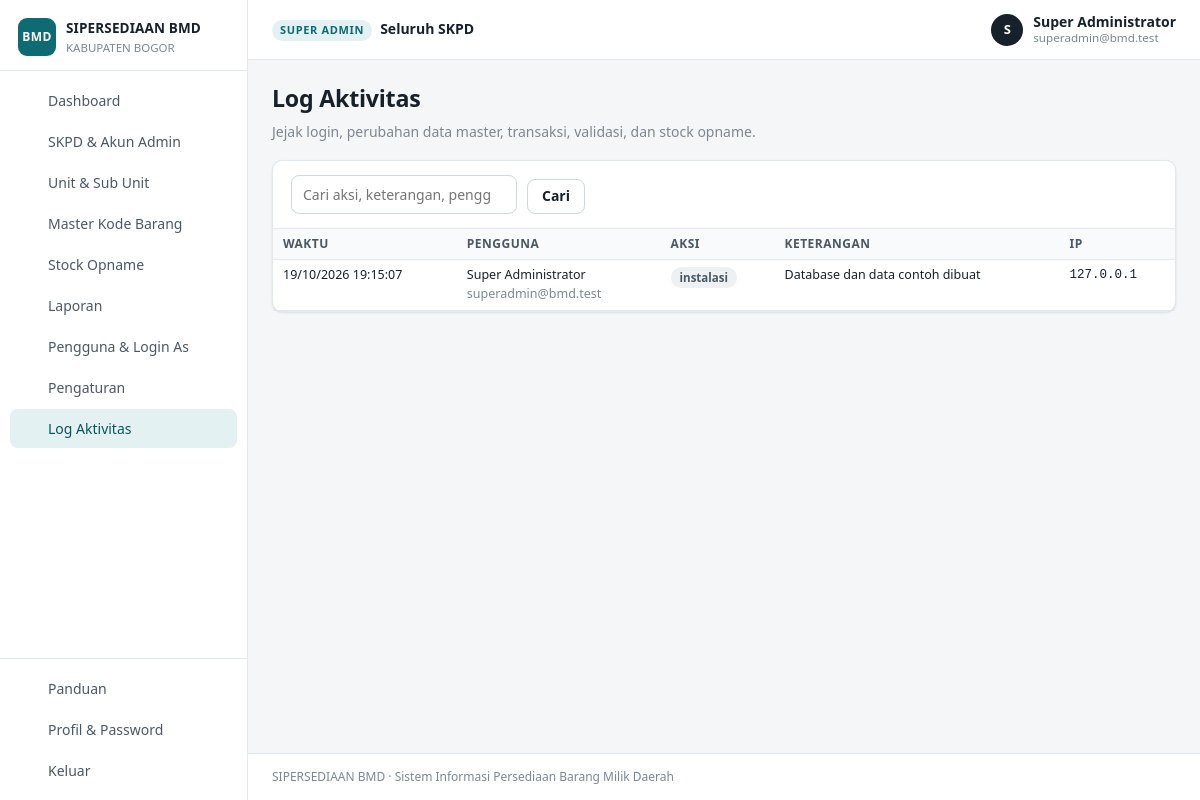
Before: /index.php?page=log (signed in) with the older database file.
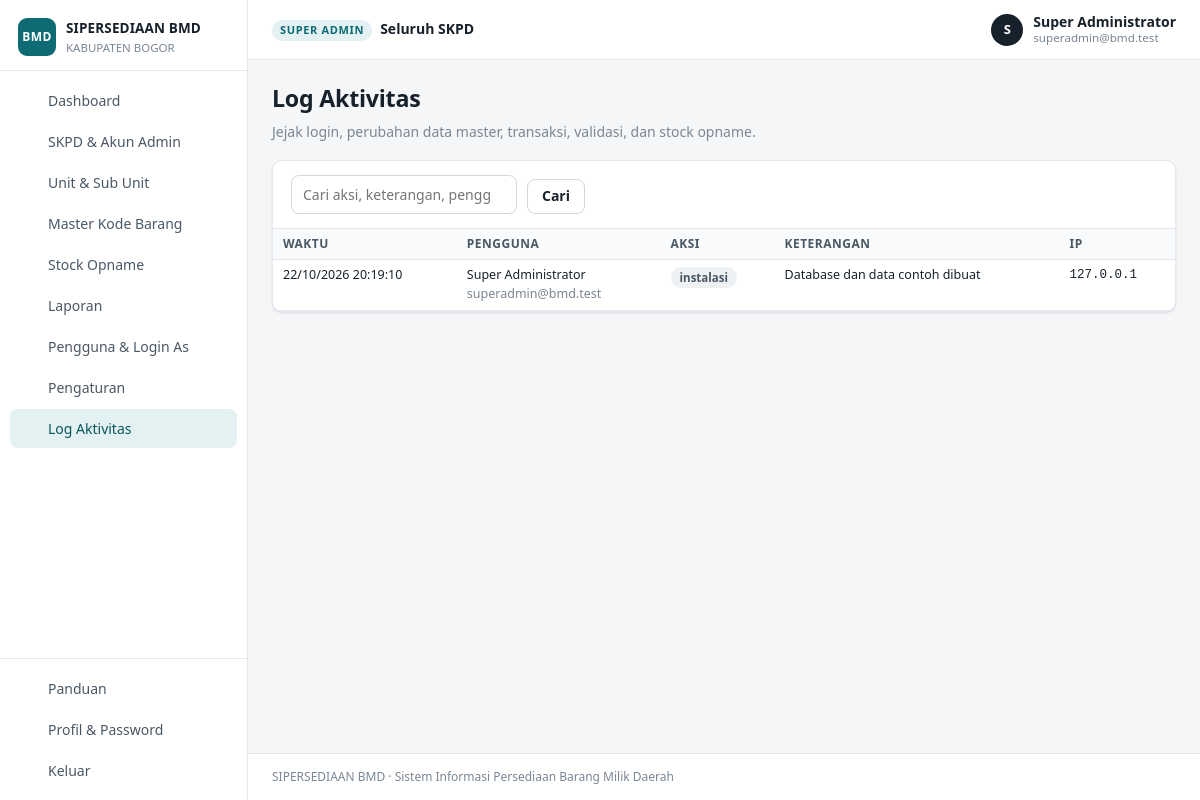
After: the same page with the newer database file.
### tables this page shows
CREATE TABLE log_aktivitas (
  id          INT UNSIGNED NOT NULL AUTO_INCREMENT PRIMARY KEY,
  user_id     INT UNSIGNED NULL,
  aksi        VARCHAR(60)  NOT NULL,
  keterangan  VARCHAR(500) NULL,
  ip          VARCHAR(45)  NULL,
  created_at  DATETIME NOT NULL DEFAULT CURRENT_TIMESTAMP,
  KEY idx_user (user_id)
);

CREATE TABLE users (
  id          INT UNSIGNED NOT NULL AUTO_INCREMENT PRIMARY KEY,
  nama        VARCHAR(150) NOT NULL,
  nip         VARCHAR(30)  NULL,
  email       VARCHAR(150) NULL,
  password    VARCHAR(255) NULL,
  role        ENUM('superadmin','admin_skpd','admin','operator') NOT NULL,
  skpd_id     INT UNSIGNED NULL,
  unit_id     INT UNSIGNED NULL,
  slot        TINYINT UNSIGNED NOT NULL DEFAULT 1,
  is_active   TINYINT(1) NOT NULL DEFAULT 0,
  last_login  DATETIME NULL,
  created_at  DATETIME NOT NULL DEFAULT CURRENT_TIMESTAMP,
  updated_at  DATETIME NULL ON UPDATE CURRENT_TIMESTAMP,
  UNIQUE KEY uk_email (email),
  KEY idx_skpd (skpd_id),
  KEY idx_unit (unit_id),
  CONSTRAINT fk_user_skpd FOREIGN KEY (skpd_id) REFERENCES skpd(id)       ON DELETE CASCADE,
  CONSTRAINT fk_user_unit FOREIGN KEY (unit_id) REFERENCES unit_kerja(id) ON DELETE CASCADE
);

### index.php (called while the page is built, shortened)
<?php
require_login();
$page = isset($_GET['page']) ? preg_replace('/[^a-z_]/', '', $_GET['page']) : 'dashboard';
require __DIR__ . '/pages/' . $page . '.php';

### core/helpers.php (called while the page is built, shortened)
<?php
function e($s)
{
    return htmlspecialchars((string)$s, ENT_QUOTES, 'UTF-8');
}
function url($page = 'dashboard', array $params = [])
{
    $params = array_merge(['page' => $page], $params);
    return 'index.php?' . http_build_query($params);
}
function input($key, $default = null)
{
    return $default;
}
function input_int($key, $default = 0)
{
    $v = input($key, null);
    return ($v === null || $v === '') ? $default : (int)$v;
}
function paginate($total, $perPage = 25)
{
    $page = max(1, input_int('hal', 1));
    $pages = max(1, (int)ceil($total / $perPage));
    $page = min($page, $pages);
    return ['page' => $page, 'pages' => $pages, 'offset' => ($page - 1) * $perPage, 'limit' => $perPage, 'total' => $total];
}

### core/auth.php (called while the page is built, shortened)
<?php
function user()
{
    static $u = false;
    if ($u !== false) return $u;
    $u = null;
    if (!empty($_SESSION['uid'])) {
        $u = row('SELECT u.*, uk.level AS unit_level, uk.nama AS unit_nama, uk.parent_id AS unit_parent_id,
                         COALESCE(s1.nama, s2.nama) AS skpd_nama, COALESCE(u.skpd_id, uk.skpd_id) AS skpd_ref
                  FROM users u
                  LEFT JOIN unit_kerja uk ON uk.id = u.unit_id
                  LEFT JOIN skpd s1 ON s1.id = u.skpd_id
                  LEFT JOIN skpd s2 ON s2.id = uk.skpd_id
                  WHERE u.id = ? AND (u.is_active = 1 OR ?)', [(int)$_SESSION['uid'], impersonator_id() ? 1 : 0]);
        if ($u) {
            $u['id'] = (int)$u['id'];
            $u['unit_id'] = $u['unit_id'] ? (int)$u['unit_id'] : null;
            $u['skpd_id'] = $u['skpd_ref'] ? (int)$u['skpd_ref'] : null;
        } else {
            unset($_SESSION['uid']);
        }
    }
    return $u;
}
function require_login()
{
    if (!user()) {
        if (is_ajax()) json_out(['ok' => false, 'msg' => 'Sesi berakhir, silakan login kembali.'], 401);
        redirect('login.php');
    }
}
function has_role(...$roles)
{
    $u = user();
    return $u && in_array($u['role'], $roles, true);
}
function impersonator_id()
{
    return (int)($_SESSION['impersonator'] ?? 0);
}

### core/db.php (called while the page is built, shortened)
<?php
function db()
{
    static $conn = null;
    if ($conn === null) {
        try {
            $conn = new mysqli(DB_HOST, DB_USER, DB_PASS, DB_NAME, (int)DB_PORT);
            $conn->set_charset('utf8mb4');
            $conn->query("SET time_zone = '+07:00'");
        } catch (mysqli_sql_exception $e) {
            http_response_code(500);
            echo '<div style="font-family:sans-serif;max-width:640px;margin:60px auto;padding:24px;border:1px solid #f1c0c0;border-radius:8px;background:#fff7f7">'
                . '<h2 style="margin-top:0;color:#b42318">Koneksi database gagal</h2>'
                . '<p>Periksa pengaturan <code>DB_HOST</code>, <code>DB_USER</code>, <code>DB_PASS</code>, <code>DB_NAME</code> pada file <code>config.php</code> '
                . 'dan pastikan database sudah diimpor dari folder <code>database/</code>.</p>'
                . (APP_DEBUG ? '<pre style="white-space:pre-wrap">' . htmlspecialchars($e->getMessage()) . '</pre>' : '')
                . '</div>';
            exit;
        }
    }
    return $conn;
}
function q($sql, array $params = [])
{
    $stmt = db()->prepare($sql);
    if ($params) {
        $types = '';
        $vals = [];
        foreach ($params as $p) {
            if (is_int($p) || is_bool($p)) { $types .= 'i'; $vals[] = (int)$p; }
            elseif (is_float($p)) { $types .= 'd'; $vals[] = $p; }
            elseif ($p === null) { $types .= 's'; $vals[] = null; }
            else { $types .= 's'; $vals[] = (string)$p; }
        }
        $refs = [];
        foreach ($vals as $k => $v) { $refs[$k] = &$vals[$k]; }
        array_unshift($refs, $types);
        call_user_func_array([$stmt, 'bind_param'], $refs);
    }
    $stmt->execute();
    return $stmt;
}
function rows($sql, array $params = [])
{
    $stmt = q($sql, $params);
    $res = $stmt->get_result();
    $out = $res ? $res->fetch_all(MYSQLI_ASSOC) : [];
    return $out;
}
function row($sql, array $params = [])
{
    $r = rows($sql, $params);
    return $r ? $r[0] : null;
}
function val($sql, array $params = [])
{
    $r = row($sql, $params);
    return $r ? reset($r) : null;
}

### pages/log.php (the view, shortened to what the changed rows need)
<?php
$where = '1=1';
$params = [];
$total = (int)val("SELECT COUNT(*) FROM log_aktivitas l LEFT JOIN users u ON u.id=l.user_id WHERE $where", $params);
$pg = paginate($total, 50);
$list = rows("SELECT l.*, u.nama, u.email FROM log_aktivitas l LEFT JOIN users u ON u.id=l.user_id WHERE $where ORDER BY l.id DESC LIMIT {$pg['limit']} OFFSET {$pg['offset']}", $params);
include BASE_PATH . '/views/header.php';
?>
<div class="page-head"><div><h1>Log Aktivitas</h1><p>Jejak login, perubahan data master, transaksi, validasi, dan stock opname.</p></div></div>
<div class="card">
  <div class="card-body tight table-wrap">
    <table class="tbl compact">
      <thead><tr><th>Waktu</th><th>Pengguna</th><th>Aksi</th><th>Keterangan</th><th>IP</th></tr></thead>
      <tbody>
      <?php foreach ($list as $l): ?>
        <tr><td class="nowrap small"><?= e(date('d/m/Y H:i:s', strtotime($l['created_at']))) ?></td><td class="small"><?= e($l['nama'] ?: '-') ?><div class="muted"><?= e($l['email']) ?></div></td>
          <td><span class="badge badge-gray"><?= e($l['aksi']) ?></span></td><td class="small"><?= e($l['keterangan']) ?></td><td class="small mono"><?= e($l['ip']) ?></td></tr>
      <?php endforeach; ?>
      </tbody>
    </table>
  </div>
</div>
<?php include BASE_PATH . '/views/footer.php'; ?>

### views/header.php (shortened to what the changed rows need)
<?php
$u = user();
$curPage = $_GET['page'] ?? 'dashboard';
function icon($n)
{
    return '<svg class="ic" viewBox="0 0 24 24" fill="none" stroke="currentColor" stroke-width="1.8" stroke-linecap="round" stroke-linejoin="round" aria-hidden="true">' . ($p[$n] ?? '') . '</svg>';
}
$menu = [];
$menu[] = ['dashboard', 'Dashboard', 'home'];
if ($u['role'] === 'superadmin') {
    $menu[] = ['skpd', 'SKPD & Akun Admin', 'building'];
    $menu[] = ['unit', 'Unit & Sub Unit', 'tree'];
    $menu[] = ['kode', 'Master Kode Barang', 'code'];
    $menu[] = ['stock_opname', 'Stock Opname', 'lock'];
    $menu[] = ['laporan', 'Laporan', 'report'];
    $menu[] = ['pengguna', 'Pengguna & Login As', 'users'];
    $menu[] = ['pengaturan', 'Pengaturan', 'gear'];
    $menu[] = ['log', 'Log Aktivitas', 'list'];
} elseif ($u['role'] === 'admin_skpd') {
    $menu[] = ['unit', 'Unit & Sub Unit', 'tree'];
    $menu[] = ['stock_opname', 'Stock Opname', 'lock'];
    $menu[] = ['laporan', 'Laporan', 'report'];
}
$activeMap = ['rincian' => 'dashboard', 'skpd_form' => 'skpd', 'unit_form' => 'unit', 'akun' => ($u['role'] === 'superadmin' ? 'skpd' : 'unit'), 'kartu' => 'stok', 'transaksi_detail' => 'transaksi', 'kode_import' => 'kode'];
$active = $activeMap[$curPage] ?? $curPage;
?><!doctype html>
<html lang="id">
<head>
<link rel="stylesheet" href="assets/app.css?v=4">
</head>
<body>
<div class="layout">
  <aside class="sidebar" id="sidebar">
    <nav class="nav">
      <?php foreach ($menu as $m): ?>
        <a href="<?= e(url($m[0])) ?>" class="<?= $active === $m[0] ? 'active' : '' ?>">
          <?= icon($m[2]) ?><span><?= e($m[1]) ?></span>
        </a>
      <?php endforeach; ?>
    </nav>
  </aside>
  <div class="main">
    <main class="content">

Changed rows visible on the page:
removed log_aktivitas: created_at "19/10/2026 19:15:07", user.nama "Super Administrator", user.email "superadmin@bmd.test", aksi "instalasi", keterangan "Database dan data contoh dibuat", ip "127.0.0.1"
added log_aktivitas: created_at "22/10/2026 20:19:10", user.nama "Super Administrator", user.email "superadmin@bmd.test", aksi "instalasi", keterangan "Database dan data contoh dibuat", ip "127.0.0.1"
